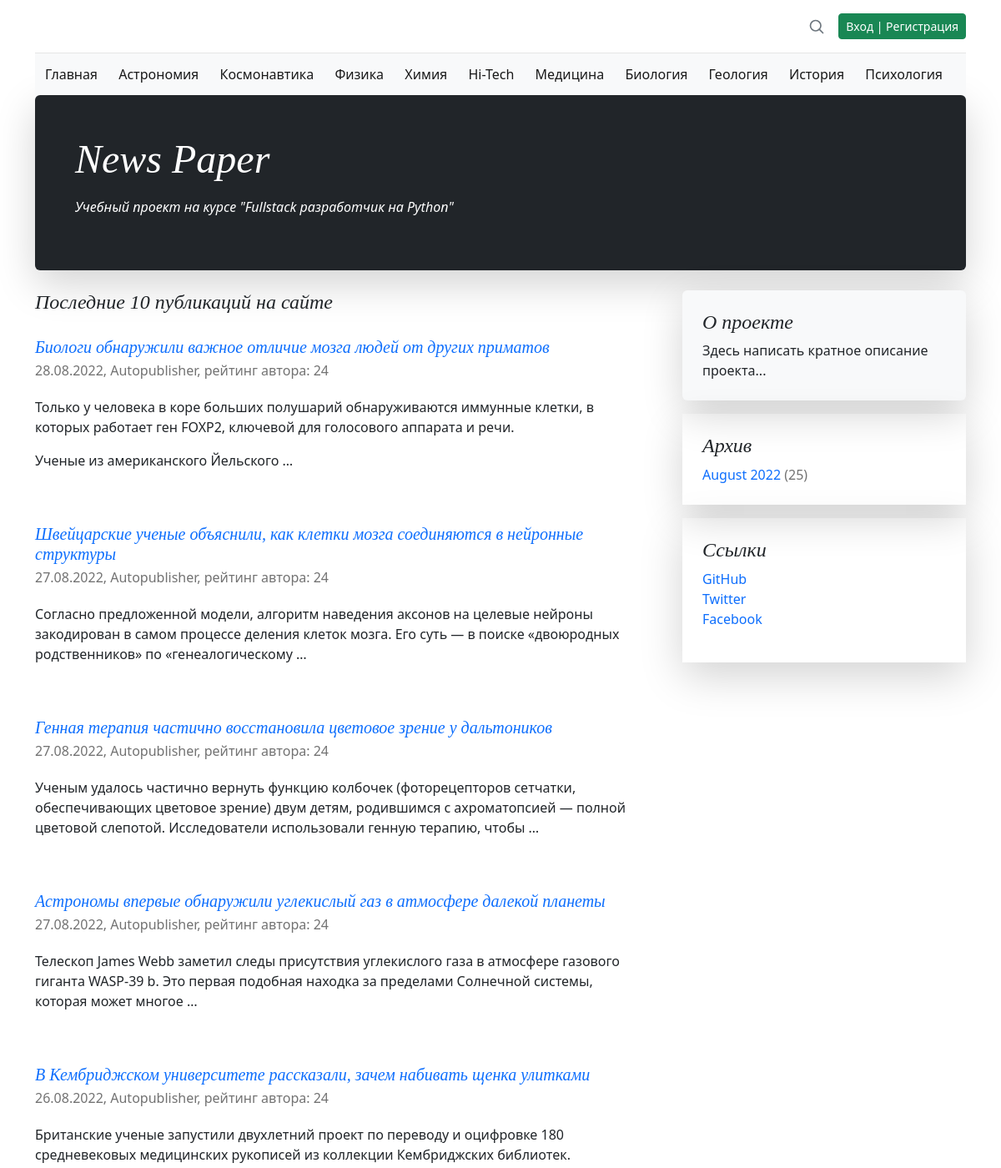
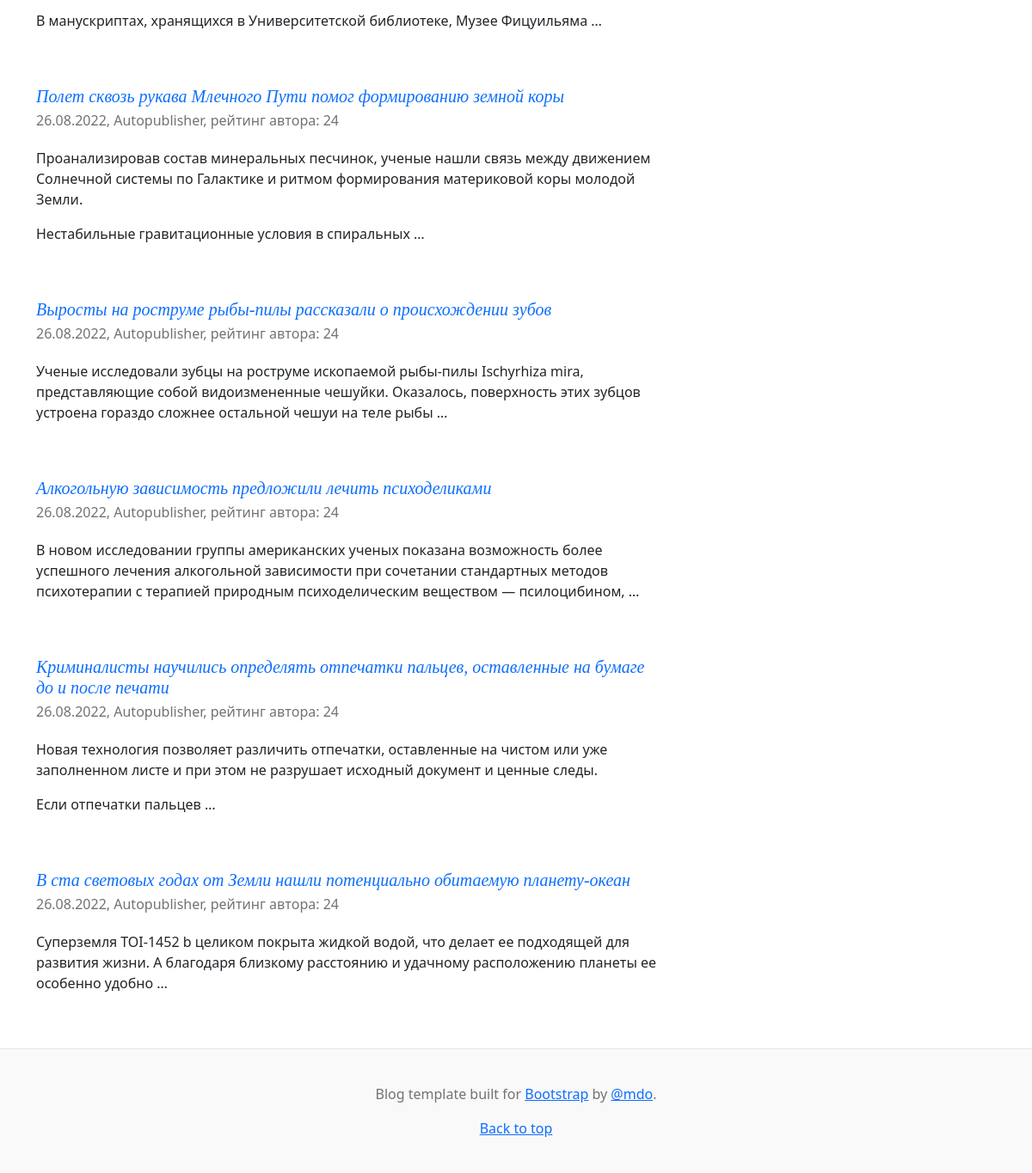
Before: / with the older database file (2 pictures, top to bottom).
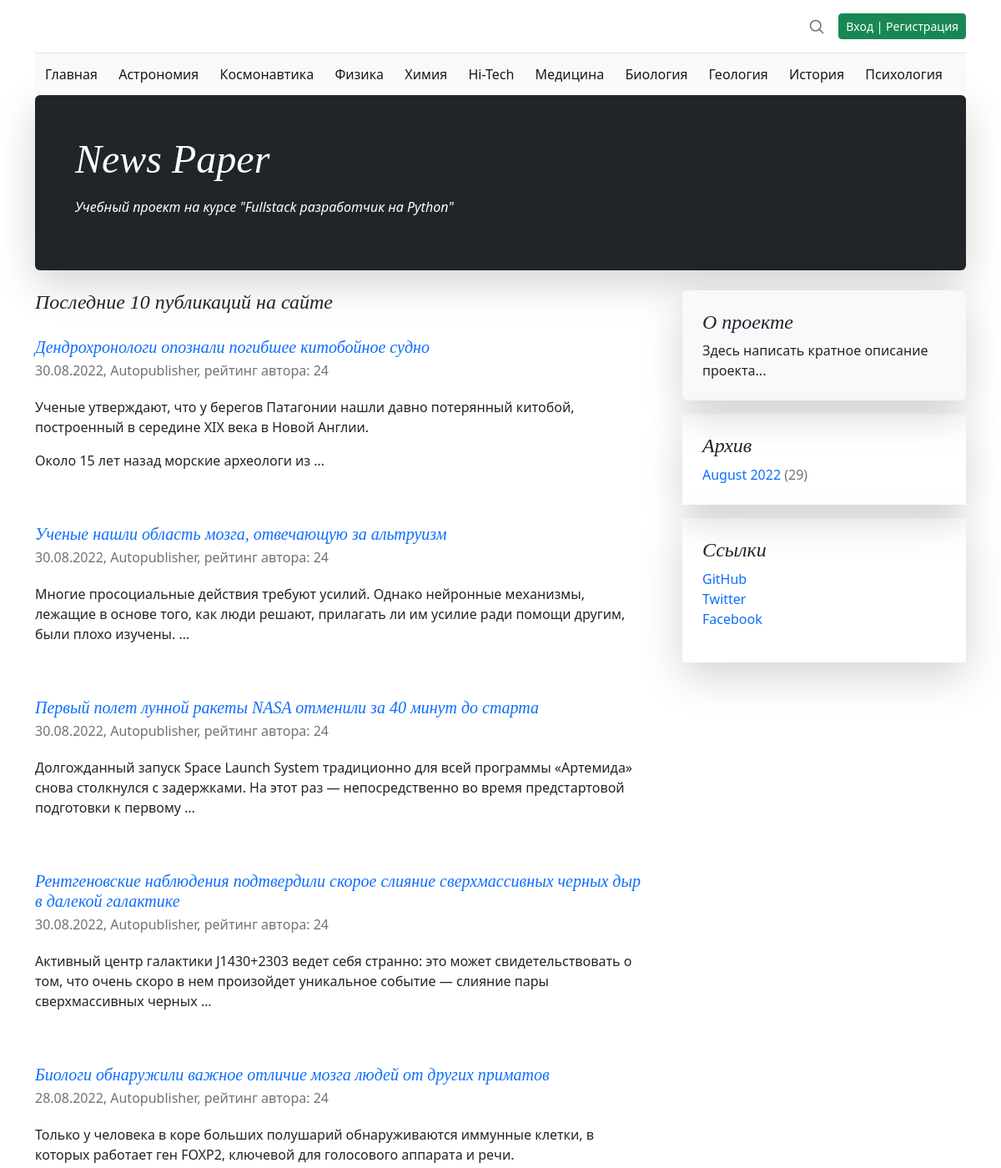
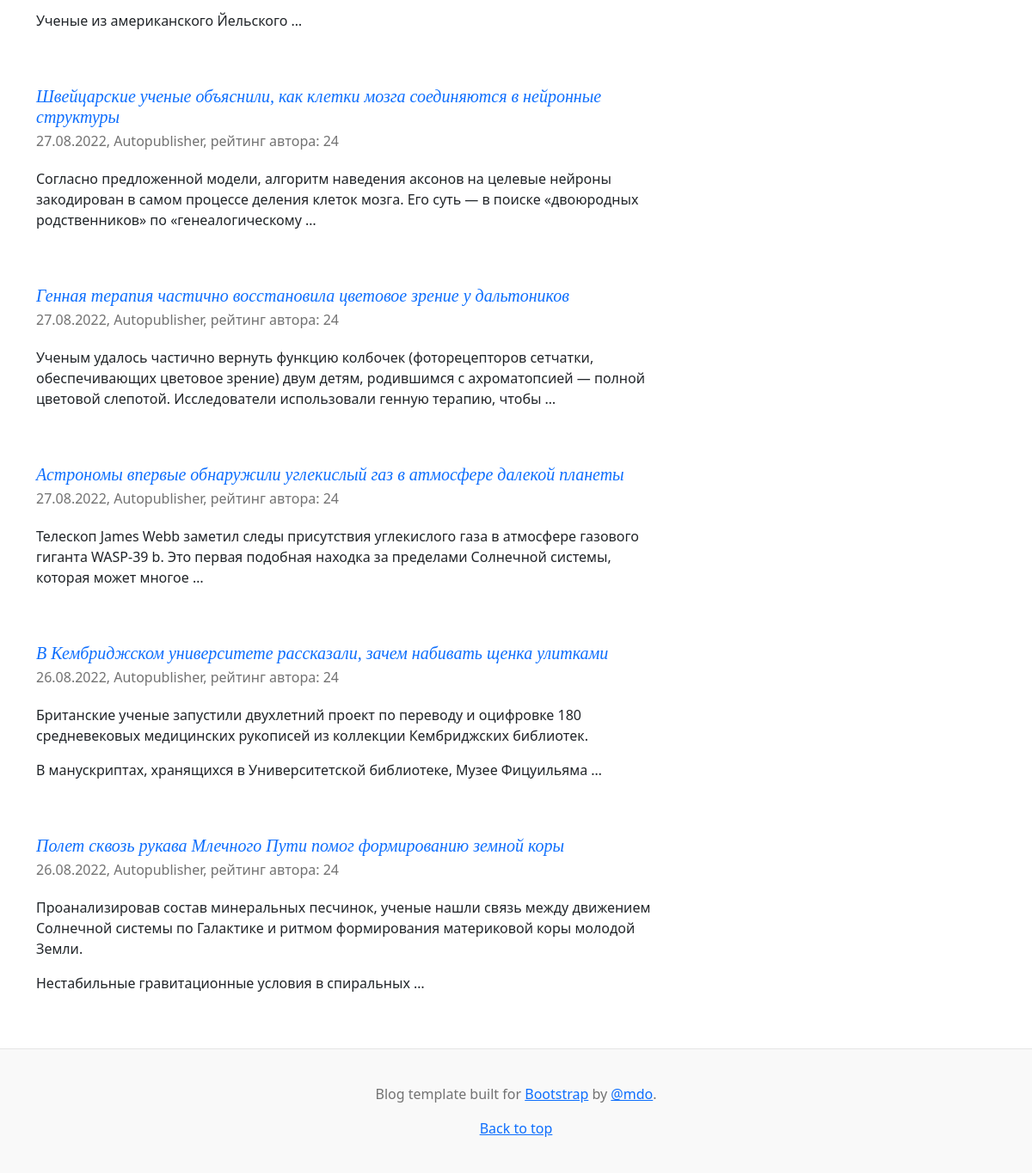
After: the same page with the newer database file (2 pictures, top to bottom).
### news/models.py (models this page shows, shortened)
class Category(models.Model):
    name = models.CharField(
        max_length=64,
        unique=True,
        verbose_name='Имя категории',
    )
    subscribers = models.ManyToManyField(
        User,
        through='CatSubscribers',
        blank=True,
        verbose_name='Подписчик',
    )
    class Meta:
        verbose_name = 'Категория'
        verbose_name_plural = 'Категории'

class Post(models.Model):
    author_post = models.ForeignKey(
        Author,
        on_delete=models.CASCADE,
        verbose_name='Автор',
    )
    ARTICLE = 'ART'
    NEWS = 'NWS'
    CHOICE_CAT = [
        (ARTICLE, 'Статья'),
        (NEWS, 'Новость'),
    ]
    type_cat = models.CharField(
        max_length=3,
        choices=CHOICE_CAT,
        default=ARTICLE,
        verbose_name='Тип контента',
    )
    date_pub = models.DateTimeField(
        auto_now_add=True,
        verbose_name='Дата публикации',
    )
    post_cat = models.ManyToManyField(
        Category,
        through='PostCategory',
        verbose_name='Категория',
    )
    name = models.CharField(
        max_length=128,
        verbose_name='Название',
    )
    content = models.TextField(
        verbose_name='Контент',
    )
    content_rate = models.SmallIntegerField(
        default=0,
        verbose_name='Рейтинг',
    )
    content_image = models.ImageField(
        upload_to='images',
        verbose_name='Изображение',
        default='no_image.jpg',
    )
    class Meta:
        verbose_name = 'Пост'
        verbose_name_plural = 'Посты'

class Author(models.Model):
    author_user = models.OneToOneField(
        User,
        on_delete=models.CASCADE,
        verbose_name='Имя',
    )
    author_rate = models.SmallIntegerField(
        default=0,
        verbose_name='Рейтинг',
    )
    def __str__(self):
        return self.author_user.username
    class Meta:
        verbose_name = 'Автор'
        verbose_name_plural = 'Авторы'

### news/views.py (the view)
# urls.py: path('', IndexView.as_view(), name='index'),
class IndexView(ListView):
    queryset = Post.objects.select_related().all().order_by('-date_pub')[:10]
    template_name = 'posts.html'
    context_object_name = 'posts'
    def get_context_data(self, **kwargs):
        context = super().get_context_data(**kwargs)
        context['archives'] = get_archive_list()
        context['category'] = cache_categories()
        return context

### news/templatetags/news_filters.py (called while the page is built)
@register.filter()
def censor(in_text):
    censured_text = in_text
    with open('static/json/bad_words.json', 'r') as censor_file:
        bad_text = json.load(censor_file)
    for word in censured_text.split():
        if word.lower() in bad_text:
            censured_text = censured_text.replace(
                word,
                f'{word[0]}{"*" * (len(word) - 1)}'
            )
    return censured_text

@register.filter()
def name_month(val):
    val_obj = timezone.datetime.strptime(str(val), "%m")
    val_name = val_obj.strftime("%B")
    return val_name

### news/views.py (called while the page is built)
def cache_categories(time_cache=900):
    return cache.get_or_set(
        'category',
        Category.objects.all(),
        time_cache
    )

def get_archive_list(time_cache=900):
    return cache.get_or_set(
        'archive',
        Post.objects.annotate(
            year=ExtractYear('date_pub'),
            month=ExtractMonth('date_pub')
        ).values('year', 'month').annotate(total=Count('id')),
        time_cache
    )

### templates/posts.html (shortened to what this page needs)
{% extends 'default.html' %}
{% load i18n %}
{% load news_filters %}
{% load news_tags %}
{% block content %}
    {% load cache %}
    {% cache 60 last_news %}
    {% block last_news %}
    <h4 class="pb-1 mb-4 fst-italic">
        Последние {{ posts.count }} публикаций на сайте
    </h4>
    {% for post in posts %}
        <article class="blog-post">
            <a class="text-decoration-none" href="{% url 'news:detail' post.id %}">
                <h5 class="pb-1 mb-0 fst-italic">{{ post.name|censor }}</h5>
            </a>
            <p class="blog-post-meta">
                {{ post.date_pub|date:'d.m.Y' }},
                {{ post.author_post }},
                рейтинг автора: {{ post.author_post.author_rate }}
            </p>
            <p>{{ post.content|censor|truncatewords_html:25|safe }}</p>
        </article>
    {% endfor %}
    {% endblock last_news %}
    {% endcache %}
{% endblock content %}

### templates/default.html (shortened to what this page needs)
<!doctype html>
<html lang="ru-ru">
  {% load i18n %}
  {% load static %}
  {% load news_filters %}
  {% load news_tags %}
  <head>
    <link href="{% static 'css/bootstrap.min.css' %}" rel="stylesheet">
    <link href="{% static 'css/blog.rtl.css' %}" rel="stylesheet">
    <link href="{% static 'css/styles.css' %}" rel="stylesheet">
  </head>
  <body>
    <div class="container">
      <header class="blog-header lh-1 py-3">
        <div class="row flex-nowrap justify-content-between align-items-center">
          <div class="col-4 pt-1">
          </div>
          <div class="col-4 d-flex justify-content-end align-items-center">
            <a class="link-secondary" href="{% url 'news:search' %}" aria-label="Search">
              <svg xmlns="http://www.w3.org/2000/svg" width="20" height="20" fill="none" stroke="currentColor" stroke-linecap="round" stroke-linejoin="round" stroke-width="2" class="mx-3" role="img" viewBox="0 0 24 24"><title>Search</title><circle cx="10.5" cy="10.5" r="7.5"/><path d="M21 21l-5.2-5.2"/></svg>
            </a>
              {% if user.id %}
                <a class="btn btn-sm btn-danger" href="/accounts/logout/">Выход</a>
              {% else %}
                <a class="btn btn-sm btn-success" href="/accounts/login/">Вход | Регистрация</a>
              {% endif %}
          </div>
        </div>
      </header>
      <nav class="navbar bg-light">
        <div class="container-fluid">
          <a class="navbar-brand fs-6" href="{% url 'news:index' %}">Главная</a>
          {% for item in category %}
            <a class="navbar-brand fs-6" href="{% url 'news:category' item.id %}">{{ item.name }}</a>
          {% endfor %}
        </div>
      </nav>
    </div>
    <main class="container">
      <div class="p-4 p-md-5 mb-4 rounded text-bg-dark shadow-lg">
        <div class="col-md-6 px-0">
          <h1 class="display-4 fst-italic">News Paper</h1>
            <p class="lead-3 my-3 fst-italic">Учебный проект на курсе "Fullstack разработчик на Python"</p>
        </div>
      </div>
      <div class="row g-5">
        <div class="col-md-8">
            {% block content %}{% endblock content %}
        </div>
        <div class="col-md-4">
          <div class="position-sticky" style="top: 2rem;">
            <div class="p-4 mb-3 bg-light rounded shadow-lg">
              <h4 class="fst-italic">О проекте</h4>
              <p class="mb-0">
                  Здесь написать кратное описание проекта...
              </p>
            </div>
            <div class="p-4 mb-3 container-fluid shadow-lg">
              <h4 class="fst-italic">Архив</h4>
              <ol class="list-unstyled mb-0">
                  {% for item in archives %}
                      <li>
                          <a class="text-decoration-none" href="#">{{ item.month|name_month }} {{ item.year }}</a>
                          <span class="blog-post-meta">({{ item.total }})</span>
                      </li>
                  {% endfor %}
              </ol>
            </div>
            <div class="p-4 mb-3 container-fluid shadow-lg">
              <h4 class="fst-italic">Ссылки</h4>
              <ol class="list-unstyled">
                <li>
                    <a class="text-decoration-none" target="_blank" href="https://github.com/spawlov">GitHub</a>
                </li>
                <li><a class="text-decoration-none" href="#">Twitter</a></li>
                <li><a class="text-decoration-none" href="#">Facebook</a></li>
              </ol>
            </div>
          </div>
        </div>
      </div>
    </main>
    <footer class="blog-footer">
      <p>Blog template built for <a target="_blank" href="https://getbootstrap.com/">Bootstrap</a> by <a href="https://twitter.com/mdo">@mdo</a>.</p>
      <p><a href="#">Back to top</a></p>
    </footer>
  </body>
</html>

Changed rows visible on the page:
no longer on this page (row unchanged): Post: name|censor "Выросты на роструме рыбы-пилы рассказали о происхождении зубов", date_pub "26.08.2022", author_post "Autopublisher", author_post.author_rate "24", content|censor "Ученые исследовали зубцы на роструме ископаемой рыбы-пилы Ischyrhiza mira, представляющие собой видоизмененные чешуйки. Оказалось, поверхность этих зубцов устроена гораздо сложнее остальной чешуи на теле рыбы …"
no longer on this page (row unchanged): Post: name|censor "Алкогольную зависимость предложили лечить психоделиками", date_pub "26.08.2022", author_post "Autopublisher", author_post.author_rate "24", content|censor "В новом исследовании группы американских ученых показана возможность более успешного лечения алкогольной зависимости при сочетании стандартных методов психотерапии с терапией природным психоделическим веществом — псилоцибином, …"
no longer on this page (row unchanged): Post: name|censor "Криминалисты научились определять отпечатки пальцев, оставленные на бумаге до и после печати", date_pub "26.08.2022", author_post "Autopublisher", author_post.author_rate "24", content|censor "Новая технология позволяет различить отпечатки, оставленные на чистом или уже заполненном листе и при этом не разрушает исходный документ и ценные следы. Если отпечатки пальцев …"
no longer on this page (row unchanged): Post: name|censor "В ста световых годах от Земли нашли потенциально обитаемую планету-океан", date_pub "26.08.2022", author_post "Autopublisher", author_post.author_rate "24", content|censor "Суперземля TOI-1452 b целиком покрыта жидкой водой, что делает ее подходящей для развития жизни. А благодаря близкому расстоянию и удачному расположению планеты ее особенно удобно …"
added Post: name|censor "Дендрохронологи опознали погибшее китобойное судно", date_pub "30.08.2022", author_post "Autopublisher", author_post.author_rate "24", content|censor "Ученые утверждают, что у берегов Патагонии нашли давно потерянный китобой, построенный в середине XIX века в Новой Англии. Около 15 лет назад морские археологи из …"
added Post: name|censor "Ученые нашли область мозга, отвечающую за альтруизм", date_pub "30.08.2022", author_post "Autopublisher", author_post.author_rate "24", content|censor "Многие просоциальные действия требуют усилий. Однако нейронные механизмы, лежащие в основе того, как люди решают, прилагать ли им усилие ради помощи другим, были плохо изучены. …"
added Post: name|censor "Первый полет лунной ракеты NASA отменили за 40 минут до старта", date_pub "30.08.2022", author_post "Autopublisher", author_post.author_rate "24", content|censor "Долгожданный запуск Space Launch System традиционно для всей программы «Артемида» снова столкнулся с задержками. На этот раз — непосредственно во время предстартовой подготовки к первому …"
added Post: name|censor "Рентгеновские наблюдения подтвердили скорое слияние сверхмассивных черных дыр в далекой галактике", date_pub "30.08.2022", author_post "Autopublisher", author_post.author_rate "24", content|censor "Активный центр галактики J1430+2303 ведет себя странно: это может свидетельствовать о том, что очень скоро в нем произойдет уникальное событие — слияние пары сверхмассивных черных …"
Other visible differences:
new list line: "August 2022 ( 29 )"
list line gone: "August 2022 ( 25 )"
